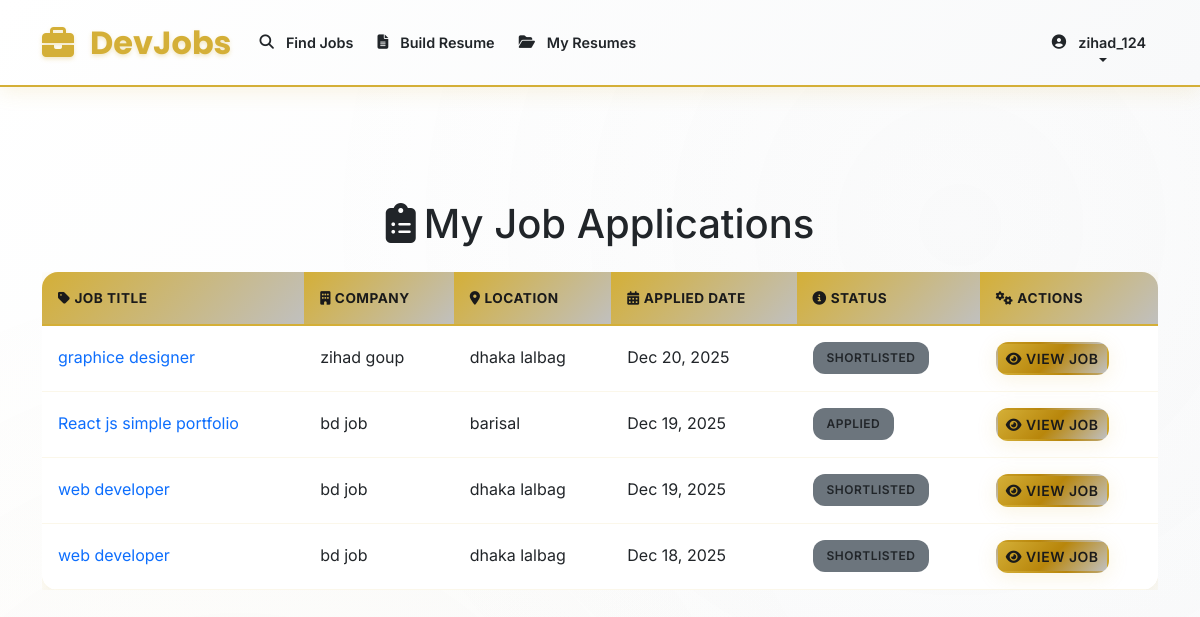
The page /my-applications/ (signed in) on the database its author committed.
### job_resume/models.py (models this page shows, shortened)
class User(AbstractUser):
    ROLE_CHOICES = [
        ('job_seeker', 'Job Seeker'),
        ('employer', 'Employer'),
        ('admin', 'Admin'),
    ]
    role = models.CharField(max_length=20, choices=ROLE_CHOICES, default='job_seeker')

class Application(models.Model):
    STATUS_CHOICES = [
        ('applied', 'Applied'),
        ('shortlisted', 'Shortlisted'),
        ('rejected', 'Rejected'),
        ('hired', 'Hired'),
    ]
    user = models.ForeignKey(User, on_delete=models.CASCADE, related_name='applications')
    job = models.ForeignKey(Job, on_delete=models.CASCADE, related_name='applications')
    name = models.CharField(max_length=100, default='')
    phone = models.CharField(max_length=20, default='')
    cv_pdf = models.FileField(upload_to='applications/', validators=[FileExtensionValidator(allowed_extensions=['pdf'])], blank=True, null=True)
    status = models.CharField(max_length=20, choices=STATUS_CHOICES, default='applied')
    applied_at = models.DateTimeField(auto_now_add=True)
    class Meta:
        unique_together = ('user', 'job')

class Job(models.Model):
    STATUS_CHOICES = [
        ('pending', 'Pending Approval'),
        ('approved', 'Approved'),
        ('rejected', 'Rejected'),
    ]
    title = models.CharField(max_length=200)
    description = models.TextField()
    company = models.CharField(max_length=100)
    location = models.CharField(max_length=100)
    salary = models.DecimalField(max_digits=10, decimal_places=2, null=True, blank=True)
    posted_by = models.ForeignKey(User, on_delete=models.CASCADE, related_name='posted_jobs')
    status = models.CharField(max_length=20, choices=STATUS_CHOICES, default='pending')
    created_at = models.DateTimeField(auto_now_add=True)
    updated_at = models.DateTimeField(auto_now=True)

### job_resume/views.py (the view)
# urls.py: path('my-applications/', views.my_applications, name='my_applications'),
@login_required
@job_seeker_required
def my_applications(request):
    applications = Application.objects.filter(user=request.user).order_by('-applied_at')
    return render(request, 'my_applications.html', {'applications': applications})

### job_portal_resume/job_resume/templates/my_applications.html (shortened to what this page needs)
{% extends 'base.html' %}
{% block content %}
<div class="container mt-5 fade-in-up">
    <div class="row">
        <div class="col-md-12">
            <h1 class="mb-4 text-center"><i class="fas fa-clipboard-list me-2"></i>My Job Applications</h1>
            <div class="table-responsive">
                <table class="table table-hover">
                    <thead class="table-dark">
                        <tr>
                            <th><i class="fas fa-tag me-1"></i>Job Title</th>
                            <th><i class="fas fa-building me-1"></i>Company</th>
                            <th><i class="fas fa-map-marker-alt me-1"></i>Location</th>
                            <th><i class="fas fa-calendar-alt me-1"></i>Applied Date</th>
                            <th><i class="fas fa-info-circle me-1"></i>Status</th>
                            <th><i class="fas fa-cogs me-1"></i>Actions</th>
                        </tr>
                    </thead>
                    <tbody>
                        {% for application in applications %}
                            <tr>
                                <td><a href="{% url 'job_resume:job_detail' application.job.id %}" class="text-decoration-none">{{ application.job.title }}</a></td>
                                <td>{{ application.job.company }}</td>
                                <td>{{ application.job.location }}</td>
                                <td>{{ application.applied_at|date:"M d, Y" }}</td>
                                <td>
                                    {% if application.status == 'Applied' %}
                                        <span class="badge bg-applied">{{ application.status }}</span>
                                    {% elif application.status == 'Shortlisted' %}
                                        <span class="badge bg-shortlisted">{{ application.status }}</span>
                                    {% elif application.status == 'Rejected' %}
                                        <span class="badge bg-rejected">{{ application.status }}</span>
                                    {% elif application.status == 'Hired' %}
                                        <span class="badge bg-hired">{{ application.status }}</span>
                                    {% else %}
                                        <span class="badge bg-secondary">{{ application.status }}</span>
                                    {% endif %}
                                </td>
                                <td>
                                    <a href="{% url 'job_resume:job_detail' application.job.id %}" class="btn btn-sm btn-primary"><i class="fas fa-eye me-1"></i>View Job</a>
                                </td>
                            </tr>
                        {% endfor %}
                    </tbody>
                </table>
            </div>
        </div>
    </div>
</div>
{% endblock %}

### job_portal_resume/job_resume/templates/base.html (shortened to what this page needs)
<!DOCTYPE html>
<html lang="en">
<head>
    <link href="https://cdn.jsdelivr.net/npm/bootstrap@5.3.0/dist/css/bootstrap.min.css" rel="stylesheet">
    <link href="https://cdnjs.cloudflare.com/ajax/libs/font-awesome/6.4.0/css/all.min.css" rel="stylesheet">
    {% load static %}
    <link rel="stylesheet" href="{% static 'css/style.css' %}">
</head>
<body>
    <nav class="navbar navbar-expand-lg navbar-custom fade-in-up">
        <div class="container">
            <a class="navbar-brand navbar-brand-custom" href="{% url 'job_resume:home' %}">
                <i class="fas fa-briefcase me-2"></i>DevJobs
            </a>
            <div class="collapse navbar-collapse" id="navbarNav">
                <ul class="navbar-nav me-auto">
                    <li class="nav-item">
                        <a class="nav-link nav-link-custom" href="{% url 'job_resume:job_list' %}">
                            <i class="fas fa-search me-1"></i>Find Jobs
                        </a>
                    </li>
                    {% if user.is_authenticated %}
                        {% if user.role == 'job_seeker' %}
                            <li class="nav-item">
                                <a class="nav-link nav-link-custom" href="{% url 'job_resume:resume_builder' %}">
                                    <i class="fas fa-file-alt me-1"></i>Build Resume
                                </a>
                            </li>
                            <li class="nav-item">
                                <a class="nav-link nav-link-custom" href="{% url 'job_resume:my_resumes' %}">
                                    <i class="fas fa-folder-open me-1"></i>My Resumes
                                </a>
                            </li>
                        {% endif %}
                    {% endif %}
                </ul>
                <ul class="navbar-nav">
                    {% if user.is_authenticated %}
                        <li class="nav-item dropdown">
                            <a class="nav-link nav-link-custom dropdown-toggle" href="#" id="navbarDropdown" role="button" data-bs-toggle="dropdown">
                                <i class="fas fa-user-circle me-1"></i>{{ user.username }}
                            </a>
                        </li>
                    {% endif %}
                </ul>
            </div>
        </div>
    </nav>
    <main id="main-content" class="container main-content animate-fade-in-up">
        {% block content %}{% endblock %}
    </main>
</body>
</html>

### job_portal_resume/job_resume/templates/base.html (style rules this page uses)
:root { --primary-gold: #d4af37; --secondary-gold: #c0c0c0; --accent-gold: #d4af37; --dark-bg: #1a1a1a; --light-bg: #ffffff; --secondary-bg: #f8f9fa; --tertiary-bg: #e9ecef; --text-dark: #212529; --text-muted: #6c757d; --text-light: #ffffff; --shadow-sm: 0 2px 4px rgba(212, 175, 55, 0.1); --shadow: 0 4px 20px rgba(212, 175, 55, 0.15); --shadow-lg: 0 8px 32px rgba(212, 175, 55, 0.2); --gradient-bg: linear-gradient(135deg, #ffffff 0%, #f8f9fa 100%); --gradient-accent: linear-gradient(135deg, #d4af37 0%, #c0c0c0 100%); --border-radius: 12px; --border-radius-lg: 16px; --transition: all 0.3s ease; }
.animate-fade-in-up { animation: fadeInUp 0.8s ease-out; }
* { box-sizing: border-box; }
html { scroll-behavior: smooth; }
body { font-family: 'Inter', sans-serif; background: var(--gradient-bg); color: var(--text-dark); line-height: 1.6; margin: 0; padding: 0; overflow-x: hidden; position: relative; }
body::before { content: ''; position: fixed; top: 0; left: 0; right: 0; bottom: 0; background: radial-gradient(circle at 20% 80%, rgba(212, 175, 55, 0.03) 0%, transparent 50%), radial-gradient(circle at 80% 20%, rgba(192, 192, 192, 0.03) 0%, transparent 50%); pointer-events: none; z-index: -1; }
.navbar-custom { background: var(--gradient-bg); border-bottom: 2px solid var(--primary-gold); box-shadow: var(--shadow); backdrop-filter: blur(20px); -webkit-backdrop-filter: blur(20px); transition: var(--transition); position: fixed; top: 0; width: 100%; z-index: 1030; padding: 0.75rem 0; }
.navbar-brand-custom { font-family: 'Poppins', sans-serif; font-weight: 700; font-size: clamp(1.5rem, 4vw, 2rem); color: var(--primary-gold) !important; text-shadow: 0 2px 4px rgba(212, 175, 55, 0.3); transition: var(--transition); position: relative; display: flex; align-items: center; gap: 0.5rem; }
.navbar-brand-custom::after { content: ''; position: absolute; bottom: -5px; left: 0; width: 0; height: 2px; background: var(--gradient-accent); transition: var(--transition); }
.navbar-nav .nav-link-custom { color: var(--text-dark) !important; font-weight: 600; font-size: clamp(0.9rem, 2.5vw, 1rem); transition: var(--transition); position: relative; padding: 0.5rem 1rem; margin: 0 0.25rem; border-radius: var(--border-radius); display: flex; align-items: center; gap: 0.5rem; }
.navbar-nav .nav-link-custom::after { content: ''; position: absolute; bottom: 0; left: 50%; width: 0; height: 2px; background: var(--gradient-accent); transition: var(--transition); transform: translateX(-50%); }
.main-content { margin-top: clamp(80px, 15vh, 120px); min-height: calc(100vh - 200px); padding: 2rem 0; }
@media (max-width: 1200px) { .navbar-nav .nav-link-custom { padding: 0.5rem 0.75rem; font-size: 0.9rem; } }

### rows shown on the page
User: username "zihad_124"
Application: job "graphice designer", job.company "zihad goup", job.location "dhaka lalbag", applied_at "Dec 20, 2025", status "SHORTLISTED"
Application: job "React js simple portfolio", job.company "bd job", job.location "barisal", applied_at "Dec 19, 2025", status "APPLIED"
Application: job "web developer", job.company "bd job", job.location "dhaka lalbag", applied_at "Dec 19, 2025", status "SHORTLISTED"
Application: job "web developer", job.company "bd job", job.location "dhaka lalbag", applied_at "Dec 18, 2025", status "SHORTLISTED"
